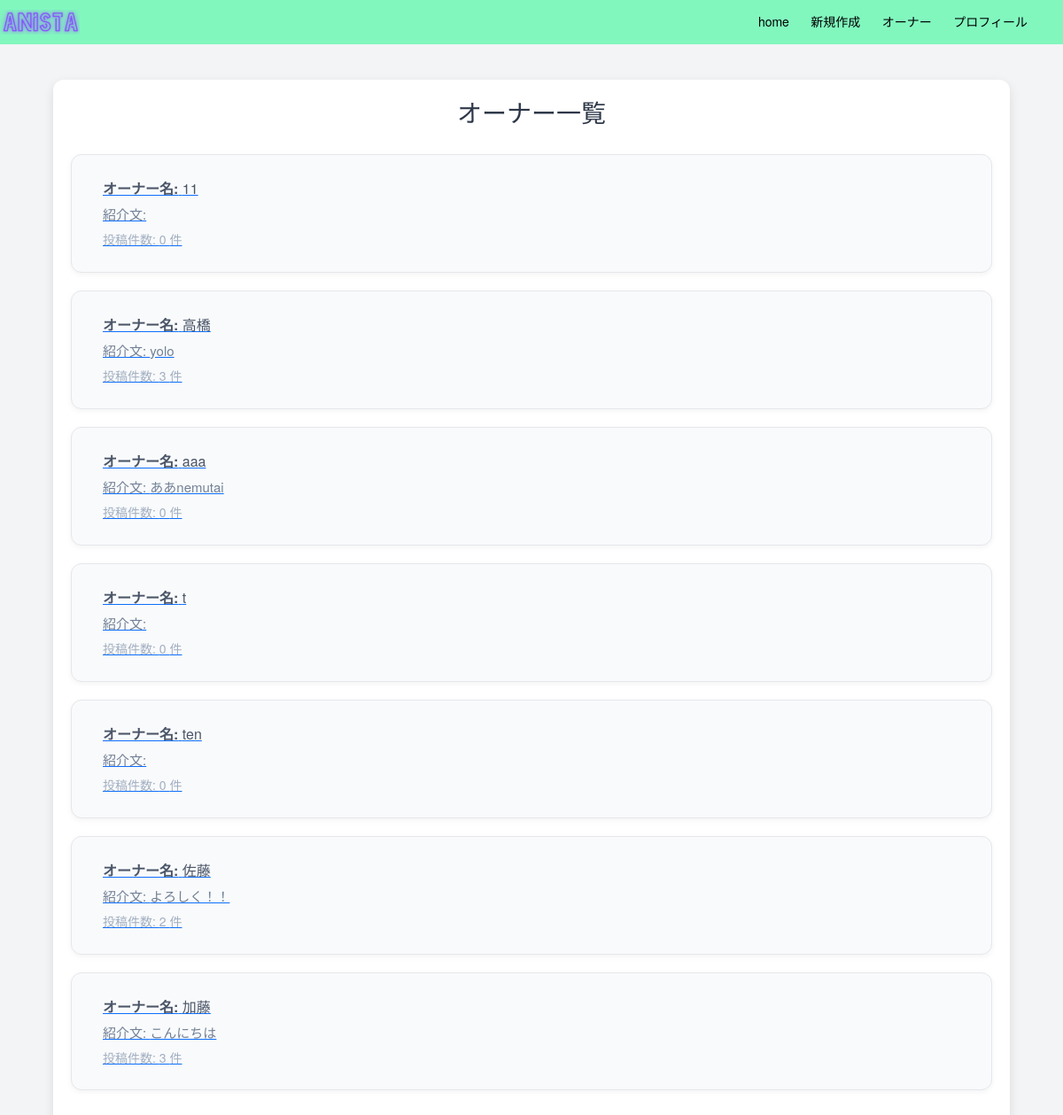
The app's page /accounts/users/ with its own data.
### accounts/models.py (models this page shows, shortened)
class User(AbstractBaseUser, PermissionsMixin):
    username = models.CharField(max_length=255, unique=True)
    email = models.EmailField(unique=True)
    description = models.TextField(blank=True, default="")
    is_active = models.BooleanField(default=True)
    is_staff = models.BooleanField(default=False)
    icon = models.ImageField(upload_to="icons", null=True, blank=True)
    created_at = models.DateTimeField(auto_now_add=True)
    updated_at = models.DateTimeField(auto_now=True)
    objects = UserManager()
    USERNAME_FIELD = "email"
    REQUIRED_FIELDS = ["username"]

### accounts/views.py (the view)
# urls.py: path('users/', views.users_index, name="users_index"),
def users_index(request):
    users = User.objects.exclude(is_superuser=True).order_by("-created_at")
    return render(request, "accounts/users/index.html", {"users": users})

### accounts/templates/accounts/users/index.html
{% extends 'base.html' %}
{% block main %}
{% load static %}
<link rel="stylesheet" href="{% static 'polls/index.css' %}">
<div class="container1">
    <h1>オーナー一覧</h1>
    <div>
        {% for user in users %}
        <a href="{% url 'users_detail' user.pk %}">
            <div class="box1">
                <div>
                    <p><strong>オーナー名:</strong> {{ user.username }}</p>
                    <p class="font-medium">紹介文: {{ user.description }}</p>
                    <p class="text-sm">投稿件数: {{ user.post_set.count }} 件</p>
                </div>
            </div>
        </a>
        {% endfor %}
    </div>
</div>
{% endblock %}

### accounts/templates/base.html (shortened to what this page needs)
{% load static %}
{% load django_bootstrap5 %}
<!DOCTYPE html>
<html lang="ja">
  <head>
    <link rel="stylesheet" href="{% static 'polls/login.css' %}">
    {% bootstrap_css %}
  </head>
  <body>
    <div class="">
      {% include 'navigation.html' %}
      <main>
        {% block main %}
        {% endblock %}
      </main>
    </div>
  </body>
</html>

### accounts/templates/navigation.html (shortened to what this page needs)
{% load django_bootstrap5 %}
{% load static %}
<!DOCTYPE html>
<html lang="ja">
  <head>
  </head>
  <body>
    <link rel="stylesheet" href="{% static 'polls/navigation.css' %}">
    {% bootstrap_css %}
    <div id="wrap">
      <header>
        <div class="header">
          <div class="">
            <a href="{% url 'home' %}">
              {% load static %}
              <img src="{% static 'assets/logo.png' %}" class="image" />
            </a>
            <nav class="top">
              <div class="hidden">
                <a href="{% url 'home' %}" class="block1">home</a>
                <a href="{% url 'create' %}" class="block1">新規作成</a>
                <a href="{% url 'users_index' %}" class="block1">オーナー</a>
                <a href="{% url 'profile' %}" class="block1">プロフィール</a>
              </div>
            </nav>
          </div>
        </div>
      </header>
    </div>
  </body>
</html>

### accounts/static/polls/navigation.css (style rules this page uses)
#wrap { width: 100%; margin: 0 auto; }
.header { width: 100%; background-color: #81F7BE; margin: 0; height: 50px; color: black; }
.image { width: 90px; height: 50px; object-fit: contain; }
.top { float: right; margin-right: 30px; margin-top: 11px; }
.block1 { color: black; text-decoration: none; padding: 5px 10px; border-radius: 4px; transition: background-color 0.3s, color 0.3s !important; font-size: 14px; }

### accounts/static/polls/index.css (style rules this page uses)
body { font-family: 'Helvetica Neue', Arial, sans-serif; margin: 0; padding: 0; background-color: #f3f4f6; color: #333; line-height: 1.6; }
.container1 { width: 90%; max-width: 1100px; margin: 40px auto; padding: 20px; background: #ffffff; border-radius: 12px; box-shadow: 0 4px 12px rgba(0, 0, 0, 0.1); }
h1 { font-size: 28px; color: #2d3748; margin-bottom: 30px; text-align: center; }
.box1 { align-items: center; justify-content: space-between; padding: 20px; margin-bottom: 20px; background-color: #f9fafb; border: 1px solid #e5e7eb; border-radius: 12px; box-shadow: 0 2px 6px rgba(0, 0, 0, 0.05); transition: transform 0.2s, box-shadow 0.2s; }
.box1 p { margin: 5px 0; font-size: 16px; color: #4a5568; }
.box1 .font-medium { font-size: 15px; color: #718096; }
.box1 .text-sm { font-size: 14px; color: #a0aec0; }
.box1 > div { flex: 1; margin-left: 15px; }

### records on screen
User: username "11", post_set.count "0"
User: username "高橋", description "yolo", post_set.count "3"
User: username "aaa", description "ああnemutai", post_set.count "0"
User: username "t", post_set.count "0"
User: username "ten", post_set.count "0"
User: username "佐藤", description "よろしく！！", post_set.count "2"
User: username "加藤", description "こんにちは", post_set.count "3"
